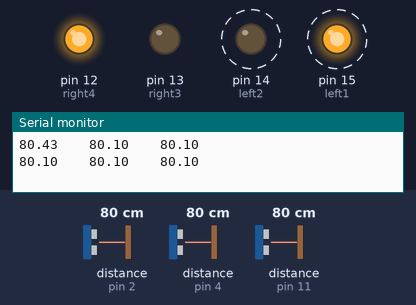
A sketch run on a simulated Arduino Uno, built with avr-gcc and run on an emulated ATmega328P. Parts: output pins drawn as LEDs (lit = HIGH), the last lines printed to the serial monitor. Wiring (inferred from the names in the program): 3 × ultrasonic range finder: trigger pin 3, echo pin 2 / trigger pin 5, echo pin 4 / trigger pin 10, echo pin 11. Dashed ring = blinking. The test bench sets the inputs (shaded band); at power-on: distance to the obstacle (sensors on pin 4, pin 11, pin 2) 80 cm. The echo pulse lasts 58.3 µs per cm; pins used as bus, display or sensor lines are not drawn.

Above: at 1.9 s.
2.0 s: distance to the obstacle (sensor on pin 4) set to 42 cm
5.5 s: distance to the obstacle (sensor on pin 4) set to 36 cm
At 5.79 s:
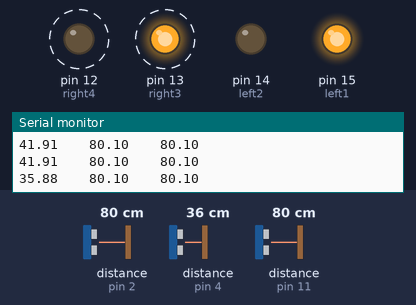
9.8 s: distance to the obstacle (sensor on pin 11) set to 42 cm
13.3 s: distance to the obstacle (sensor on pin 11) set to 34 cm
At 13.8 s:
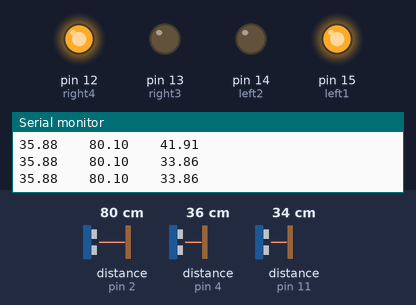
14.8 s: distance to the obstacle (sensor on pin 11) set to 60 cm
At 19.0 s:
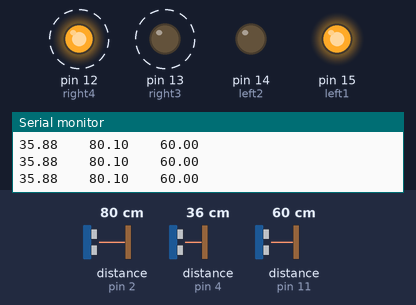
19.1 s: distance to the obstacle (sensor on pin 11) set to 2 cm
At 20.1 s:
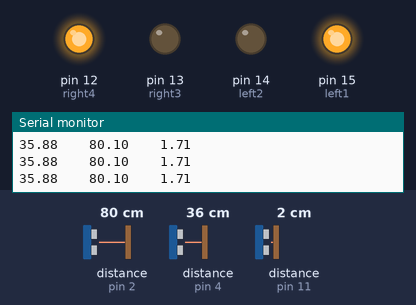
Timing chart, 0 to 21.6 s (numbered marks = the images above; inputs shaded):
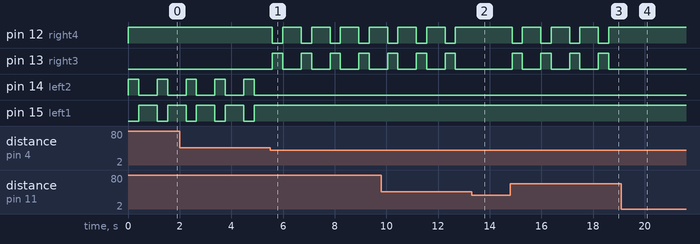

The sketch:

sketch_oct27a.ino
```cpp
# define right4 12
# define right3 13
# define left1 15
# define left2 14

const int leftTrig_Pins = 5;
const int leftEcho_Pins = 4;
const int frontTrig_Pins = 3;
const int frontEcho_Pins = 2;
const int rightTrig_Pins = 10;
const int rightEcho_Pins = 11;

float get_distance(int trig, int echo){//計算距離
    float duration;
    pinMode(trig, OUTPUT);
    pinMode(echo, INPUT);
    digitalWrite(trig, HIGH);
    delayMicroseconds(10);//給予trig 10us TTL pulse,讓模組發射聲波
    digitalWrite(trig, LOW);
    duration = pulseIn(echo, HIGH, 5000000);//紀錄echo電位從high到low的時間，就是超音波來回的時間，若5秒內沒收到超音波則回傳0
    return duration / 29 / 2;// 聲速340m/s ，換算後約每29微秒走一公分，超音波來回所以再除2
}
void turnleft(){
    digitalWrite(right4,HIGH);
    digitalWrite(right3,LOW);
    digitalWrite(left2,HIGH);
    digitalWrite(left1,LOW);
    delay(400);
}
void  turnright(){
    digitalWrite(right3,HIGH);
    digitalWrite(right4,LOW);
    digitalWrite(left1,HIGH);
    digitalWrite(left2,LOW);
    delay(400);
}

void back(){

    digitalWrite(right3,HIGH);
    digitalWrite(right4,LOW);
    digitalWrite(left2,HIGH);
    digitalWrite(left1,LOW);
    delay(500);
    digitalWrite(right3,HIGH);
    digitalWrite(right4,LOW);
    digitalWrite(left1,HIGH);
    digitalWrite(left2,LOW);
    delay(400);
    gofront();

}
void gofront()
{
  digitalWrite(right4,HIGH);
    digitalWrite(right3,LOW);
    digitalWrite(left1,HIGH);
    digitalWrite(left2,LOW);
}
  void setup() {


 Serial.begin(9600);
 pinMode(right4,OUTPUT);
 pinMode(right3,OUTPUT);
 pinMode(left1,OUTPUT);
 pinMode(left2,OUTPUT);
}

void loop() {

    float lresult= get_distance( leftTrig_Pins, leftEcho_Pins);
    float fresult= get_distance( frontTrig_Pins, frontEcho_Pins);
    float rresult= get_distance( rightTrig_Pins, rightEcho_Pins);
      if(lresult==0||rresult==0||lresult>3000||rresult>3000)
        return;
        Serial.print(lresult);
    Serial.print("    ");
    Serial.print(fresult);
    Serial.print("    ");
    Serial.println(rresult);
    if(lresult>38)
    {
      turnleft();
      gofront();
      delay(700);
      return;
    }
    if(rresult>38)
    {
      turnright();
      gofront();
      delay(700);
      return;
    }
    if(fresult>2000)
    {
      if(lresult<30&&rresult<30){
      back();delay(500);return;}
      else{
      if(lresult>rresult){
      turnleft();delay(700);return;}
      if(rresult>lresult){
      turnright();delay(700);return;}
      }}
    gofront();
    delay(200);

}
```

Measured:
- the behaviour switches between 39 and 38 cm on distance to the obstacle (sensor on pin 4) (found by bisection; images 0 and 1)
- the behaviour switches between 39 and 38 cm on distance to the obstacle (sensor on pin 11) (found by bisection; images 1 and 2)
- after the input at 5.5 s, pin 12 (right4): alternates HIGH for 0.71 s and LOW for 0.40 s, starting after 0.09 s; pin 13 (right3): alternates HIGH for 0.40 s and LOW for 0.71 s, starting after 0.09 s; pin 14 (left2): stops changing and stays LOW; pin 15 (left1): stops changing and stays HIGH
- after the input at 13.3 s, pin 12 (right4): stays HIGH (without the input it goes to LOW after 0.08 s); pin 13 (right3): stays LOW (without the input it goes to HIGH after 0.08 s)
- after the input at 14.8 s, pin 12 (right4): alternates HIGH for 0.71 s and LOW for 0.40 s, starting after 0.07 s; pin 13 (right3): alternates HIGH for 0.40 s and LOW for 0.71 s, starting after 0.07 s
- after the input at 19.1 s, pin 12 (right4): stops changing and stays HIGH; pin 13 (right3): stops changing and stays LOW
- by itself, pin 14 (left2): alternates HIGH for 0.40 s and LOW for 0.71 s
- by itself, pin 15 (left1): alternates HIGH for 0.71 s and LOW for 0.40 s
